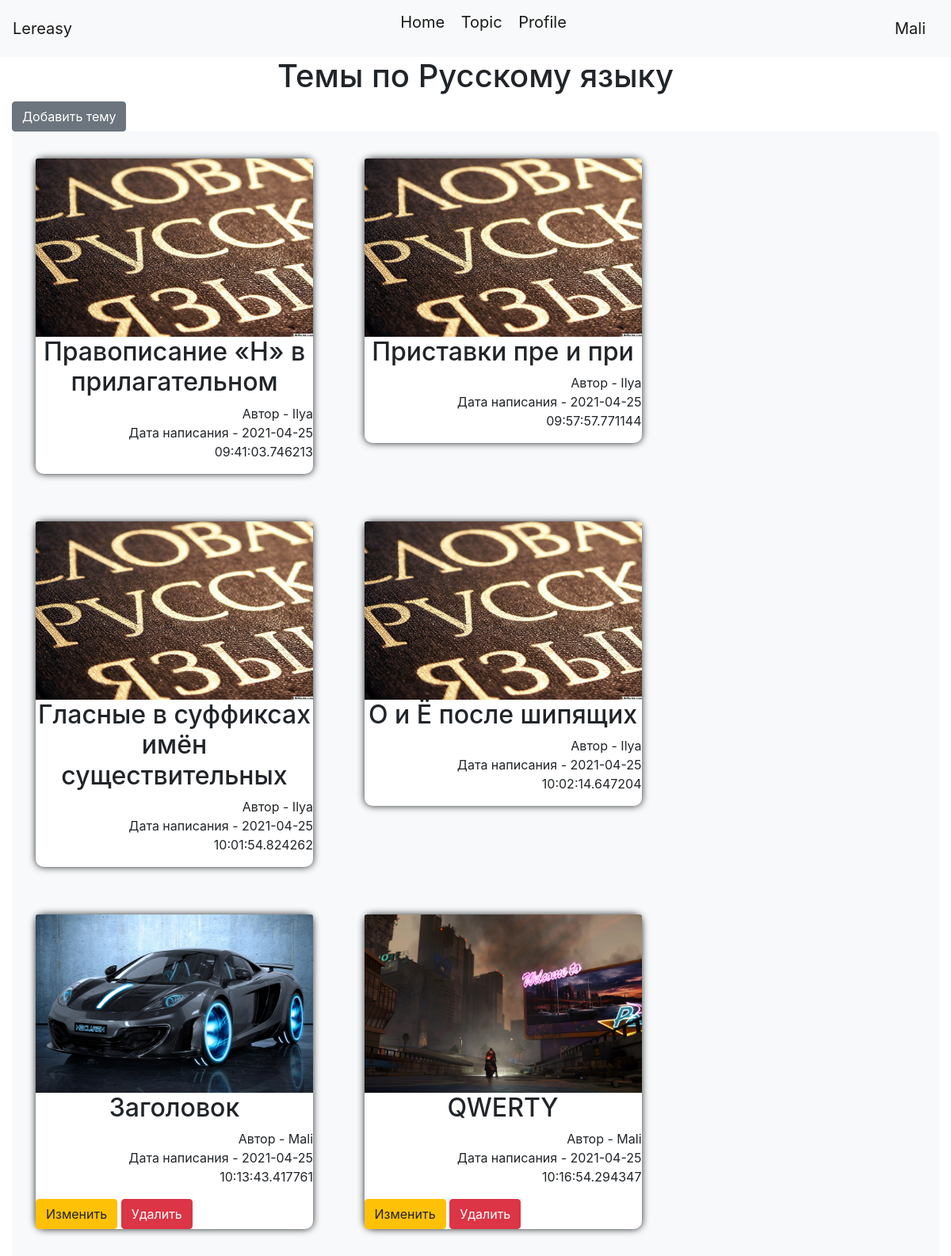
/topics (signed in), run on the app's committed database.
### data/users.py (models this page shows, shortened)
class User(SqlAlchemyBase, UserMixin):
    __tablename__ = 'users'
    id = sqlalchemy.Column(sqlalchemy.Integer,
                           primary_key=True, autoincrement=True)
    name = sqlalchemy.Column(sqlalchemy.String, nullable=True)
    about = sqlalchemy.Column(sqlalchemy.String, nullable=True)
    email = sqlalchemy.Column(sqlalchemy.String,
                              index=True, unique=True, nullable=True)
    hashed_password = sqlalchemy.Column(sqlalchemy.String, nullable=True)
    created_date = sqlalchemy.Column(sqlalchemy.DateTime,
                                     default=datetime.datetime.now)
    topics = orm.relation("Topics", back_populates='user')

### data/topics.py (models this page shows)
class Topics(SqlAlchemyBase):
    __tablename__ = 'topics'
    id = sqlalchemy.Column(sqlalchemy.Integer,
                           primary_key=True, autoincrement=True)
    title = sqlalchemy.Column(sqlalchemy.String, nullable=True)
    content = sqlalchemy.Column(sqlalchemy.String, nullable=True)
    img = sqlalchemy.Column(sqlalchemy.String, nullable=True, default="static/img/1.jpg")
    created_date = sqlalchemy.Column(sqlalchemy.DateTime,
                                     default=datetime.datetime.now)
    is_private = sqlalchemy.Column(sqlalchemy.Boolean, default=True)
    user_id = sqlalchemy.Column(sqlalchemy.Integer,
                                sqlalchemy.ForeignKey("users.id"))
    user = orm.relation('User')

### main.py (the view)
@app.route("/topics")
def index():
    db_sess = db_session.create_session()
    if current_user.is_authenticated:
        topics = db_sess.query(Topics).filter(
            (Topics.user == current_user) | (Topics.is_private is not True))
    else:
        topics = db_sess.query(Topics).filter(Topics.is_private is not True)
    return render_template("topics.html", title='Темы', topics=topics)

### data/db_session.py (called while the page is built)
def create_session() -> Session:
    global __factory
    return __factory()

### main.py (called while the page is built)
@login_manager.user_loader
def load_user(user_id):
    db_sess = db_session.create_session()
    return db_sess.query(User).get(user_id)

### templates/topics.html
{% extends "base.html" %}
{% block topics %}
<h1 align="center">Темы по Русскому языку</h1>
{% if current_user.is_authenticated %}
<a href="topic" class="btn btn-secondary">Добавить тему</a>
{% endif %}
<div class="album py-1 bg-light">
    {% for item in topics%}
    <div class="block">
        <a href="certain/{{ item.id}}"><img class="bd-placeholder-img card-img-top"
                                            width="100%" height="225" src="{{item.img}}"></a>
        <h2 align="center">{{item.title}}</h2>
        <p align="right">Автор - {{item.user.name}}<br>Дата написания - {{item.created_date}}</p>
        {% if current_user.is_authenticated and current_user == item.user %}
        <div>
            <a href="/topic/{{ item.id }}" class="btn btn-warning">Изменить</a>
            <a href="/topic_delete/{{ item.id }}" class="btn btn-danger">Удалить</a>
        </div>
        {% endif %}
    </div>
    {% endfor %}
</div>
{% endblock %}

### templates/base.html (shortened to what this page needs)
<!doctype html>
<html lang="en">
<head>
    <link rel="stylesheet"
          href="https://stackpath.bootstrapcdn.com/bootstrap/4.4.1/css/bootstrap.min.css"
>
    <link rel="stylesheet" type="text/css"
          href="{{ url_for('static', filename='css/style.css') }}"/>
</head>
<body>
<header>
    <nav class="navbar navbar-light bg-light">
        <a class="navbar-brand" href="/">Lereasy</a>
        <p>
            <a href="/" class="navbar-brand">Home</a>
            <a href="/topics" class="navbar-brand">Topic</a>
            {% if current_user.is_authenticated %}
            <a href="/profile" class="navbar-brand">Profile</a>
            {% endif %}
        </p>
        {% if current_user.is_authenticated %}
        <a class="navbar-brand" href="/logout">{{ current_user.name }}</a>
        {% else %}
        <p>
            <a class="btn btn-primary " href="/register">Зарегистрироваться</a>
            <a class="btn btn-success" href="/login">Войти</a>
        </p>
        {% endif %}
    </nav>
</header>
<main role="main" class="container">
    {% block topics %}{% endblock %}
</main>
</body>
</html>

### static/css/style.css (style rules this page uses)
.block { margin: 30px; width: 350px; background-color: white; text-anchor: middle; box-shadow: 0 0 10px; border-radius: 10px; display: inline-table; }
.container { max-width: 1270px; }

### data on the page
User: name "Mali"
Topics: img (picture), title "Правописание «Н» в прилагательном", user.name "Ilya", created_date "2021-04-25 09:41:03.746213"
Topics: img (picture), title "Приставки пре и при", user.name "Ilya", created_date "2021-04-25 09:57:57.771144"
Topics: img (picture), title "Гласные в суффиксах имён существительных", user.name "Ilya", created_date "2021-04-25 10:01:54.824262"
Topics: img (picture), title "О и Ё после шипящих", user.name "Ilya", created_date "2021-04-25 10:02:14.647204"
Topics: shows a picture, title "Заголовок", user.name "Mali", created_date "2021-04-25 10:13:43.417761"
Topics: shows a picture, title "QWERTY", user.name "Mali", created_date "2021-04-25 10:16:54.294347"
